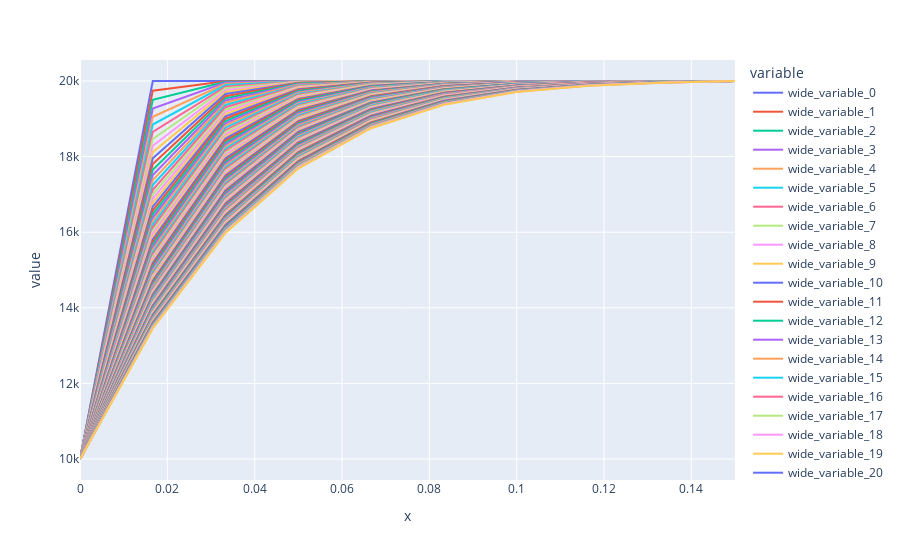

The notebook cell this image was saved under:
### Code cell
import plotly.express as px

P_list = []
for i in range(0, len(P), 10):
    P_list.append(P[i])

fig = px.line(x=np.arange(0, L+h/2, h), y=P_list)
fig.show()
